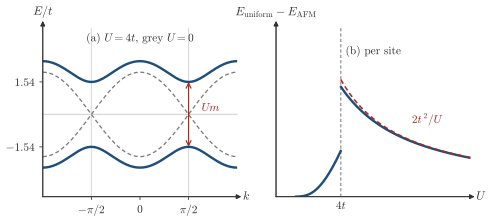

Generate this figure with Python:
"""Session 6, the half-filled Hubbard chain in mean field, the antiferromagnetic gap and the energy it gains.

Panel (a) is drawn from the downloadable pyqula script webnotes/scripts/session06/g2_chain_meanfield.py, the bands of
the antiferromagnet at U=4t and those of U=0, with the asserts of _g2_chain.check_meanfield. Panel (b) is the numpy
calculation of the first version of this figure, unchanged, since the uniform solution that it compares with is a point
that the lecturer decides (plan of Session 6, "Open for the lecturer", item 1)."""
import os, sys
sys.path.insert(0, os.path.join(os.path.dirname(os.path.abspath(__file__)), '..'))
sys.path.insert(0, os.path.dirname(os.path.abspath(__file__)))
import numpy as np
from scipy.integrate import quad
from scipy.optimize import brentq
import style, _g2_chain

t = 1.0

def avg(f, D):
    """Average over the reduced zone k in (-pi/2, pi/2) of f(eps_k, D), with eps_k = -2t cos k."""
    return quad(lambda k: f(-2 * t * np.cos(k), D), -np.pi / 2, np.pi / 2, points=[0], limit=200, epsabs=1e-13, epsrel=1e-12)[0] / np.pi

def gap_parameter(U):
    """Delta = U m / 2 from the self-consistency m = <Delta/E>, that is 1 = (U/2) <1/E>."""
    return brentq(lambda D: (U / 2) * avg(lambda e, D: 1 / np.sqrt(e * e + D * D), D) - 1, 1e-9, 5 * U, xtol=1e-14)

def energy_afm(U):
    D = gap_parameter(U)
    m = 2 * D / U
    kin = -avg(lambda e, D: e * e / np.sqrt(e * e + D * D), D)       # kinetic energy per site, both spins
    return kin + U * (1 - m * m) / 4, m, D                           # interaction energy per site, U <n_up><n_down>

# the checks of the numbers of the text
assert abs(-avg(lambda e, D: abs(e), 0.0) + 4 / np.pi / t) < 1e-9    # U=0, -4t/pi per site
for U in (20.0, 40.0):
    e, m, D = energy_afm(U)
    assert abs(-e * U / t**2 - 2) < 0.1 and abs(m - 1) < 0.02        # E_FM - E_AFM -> 2t^2/U = J/2, with m -> 1

d = style.run_script('session06/g2_chain_meanfield.py')
_g2_chain.check_meanfield(d)

fig, axs = style.figure(height_cm=5.8, ncols=2)
# (a) the bands of the antiferromagnet at U=4t from pyqula, over the zone of the chain, and the crossing bands of U=0
ax = axs[0]
ks, baf, bpm = d['ks'], d['bands_afm'], d['bands_pm']
Delta = d['U'] * abs(float(np.real(d['m_afm'][0]))) / 2             # Um/2 = 1.54
for x in (-np.pi / 2, np.pi / 2):
    style.guide(ax, x=x, color=style.GRID, lw=0.8)
style.guide(ax, y=0)
ax.plot(ks, bpm[:, 0], color=style.MUTED, lw=1.0, ls=(0, (3, 2)))
ax.plot(ks, bpm[:, 3], color=style.MUTED, lw=1.0, ls=(0, (3, 2)))
ax.plot(ks, baf[:, 0], color=style.ACCENT)
ax.plot(ks, baf[:, 3], color=style.ACCENT)
ax.annotate('', xy=(np.pi / 2, Delta), xytext=(np.pi / 2, -Delta), arrowprops=dict(arrowstyle='<->', color=style.BROKEN, lw=0.9, shrinkA=0, shrinkB=0))
style.label(ax, np.pi / 2 + 0.42, 0.3, r'$Um$', color=style.BROKEN, ha='left', fontsize=8.5)   # right of the U=0 crossing
style.arrows(ax, xlabel=r'$k$', ylabel=r'$E/t$', ticks=True)
ax.set_xticks([-np.pi / 2, 0, np.pi / 2]); ax.set_xticklabels([r'$-\pi/2$', '0', r'$\pi/2$'])
ax.set_yticks([-Delta, Delta]); ax.set_yticklabels([r'$%.2f$' % -Delta, r'$%.2f$' % Delta])
ax.tick_params(length=2.5, width=0.6)
style.label(ax, 0.0, 3.6, r'(a) $U=4t$, grey $U=0$', fontsize=8.5)
ax.set_xlim(-np.pi, np.pi); ax.set_ylim(-3.9, 4.1)
# (b) the energy that the antiferromagnet gains over the uniform solution, per site
ax = axs[1]
Us = np.concatenate([np.linspace(1.2, 3.999, 40), np.linspace(4.0, 12, 60)])
dE = []
for U in Us:
    e, m, D = energy_afm(U)
    uniform = (-4 * t / np.pi + U / 4) if U < 4 * t else 0.0          # paramagnet below 4t, saturated ferromagnet above
    dE.append(uniform - e)
dE = np.array(dE)
lo, hi = Us < 4, Us >= 4
ax.plot(Us[lo], dE[lo], color=style.ACCENT); ax.plot(Us[hi], dE[hi], color=style.ACCENT)
Ut = np.linspace(4, 12, 100)
ax.plot(Ut, 2 * t**2 / Ut, color=style.BROKEN, lw=1.2, ls=(0, (3, 2)))
style.guide(ax, x=4.0, color=style.MUTED, lw=0.8, ls=(0, (3, 2)))
style.arrows(ax, xlabel=r'$U$', ylabel=r'$E_\mathrm{uniform}-E_\mathrm{AFM}$')
style.label(ax, 4.0, -0.04, r'$4t$', fontsize=8.5)
style.label(ax, 9.3, 0.33, r'$2t^2/U$', color=style.BROKEN, fontsize=8.5)
style.label(ax, 6.0, 0.62, '(b) per site', fontsize=8.5)
ax.set_xlim(0, 12); ax.set_ylim(0, 0.72)
style.save(fig, __file__)
